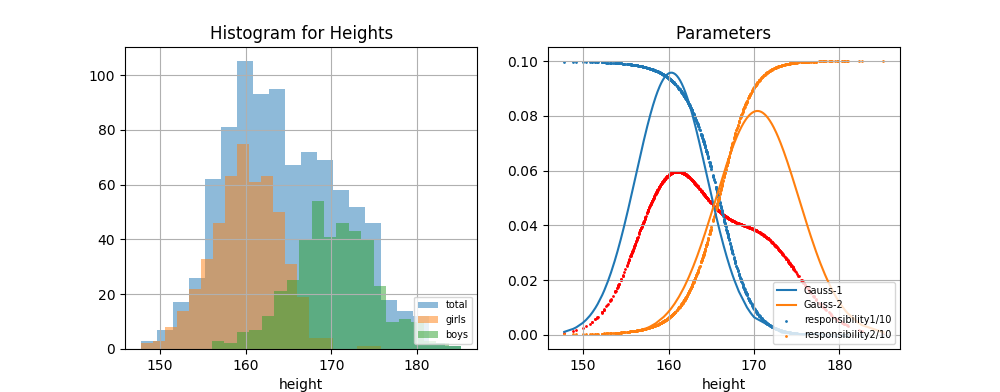

Recreate this plot in Python.
# !/usr/bin/python
# -*- coding:utf-8 -*-

import numpy as np
from scipy.stats import multivariate_normal
from scipy.stats import norm
from sklearn.mixture import GaussianMixture
from mpl_toolkits.mplot3d import Axes3D
import matplotlib as mpl
import matplotlib.pyplot as plt
from sklearn.metrics.pairwise import pairwise_distances_argmin
import pandas as pd
#mpl.rcParams['font.sans-serif'] = [u'SimHei']
#mpl.rcParams['axes.unicode_minus'] = False

#%%
def visdata(g,b,h):
    global gga,bga,g1,g2,u1,u2,sigma1,sigma2
    
    fig = plt.figure(figsize=(10,4))
    ax = fig.add_subplot(121)
    # plot the ground true data distributions
    ax.hist(h,bins=20,alpha=0.5,label='total')
    ax.hist(g,bins=20,alpha=0.5,label='girls')
    ax.hist(b,bins=20,alpha=0.5,label='boys')
    ax.set_xlabel("height")
    ax.set_title('Histogram for Heights')
    ax.legend(loc='lower right',fontsize=7)
    ax.grid()
    
    ax = fig.add_subplot(122)
    # plot two gauss distributions
    ax.plot(np.sort(g),norm.pdf(np.sort(g),u1,sigma1),label='Gauss-1')
    ax.plot(np.sort(b),norm.pdf(np.sort(b),u2,sigma2),label='Gauss-2')
    # plot the mixture gaussian distributions
    ax.scatter(np.sort(g),g1*norm.pdf(np.sort(g),u1,sigma1)+g2*norm.pdf(np.sort(g),u2,sigma2),c='r',s=1)
    ax.scatter(np.sort(b),g1*norm.pdf(np.sort(b),u1,sigma1)+g2*norm.pdf(np.sort(b),u2,sigma2),c='r',s=1)
    # plot sample weight for Gauss 1 and 2
    ax.scatter(h,gga/10,s=1,label='responsibility1/10')
    ax.scatter(h,bga/10,s=1,label='responsibility2/10')
    ax.set_xlabel("height")
    ax.set_title('Parameters')
    ax.legend(loc='lower right',fontsize=7)
    ax.grid()

    
def averageWeight(height_,ggamma_,gn_):
    return sum(height_*ggamma_)/gn_

def varianceWeight(height_,ggamma_,gmu_,gn_):
    return np.sqrt(sum(ggamma_*(height_-gmu_)**2)/gn_)

def gauss(x_,gmu_,gsigma_):
    return 1.0/(np.sqrt(2*np.pi)*gsigma_)*np.exp(-(x_-gmu_)**2/(2*(gsigma_)**2))
    
#%%
girl_num = 500
boy_num = 400
girl_mean = 160
boy_mean = 170
girl_std = 4
boy_std = 5

np.random.seed(1)
boy_hight = np.random.normal(size = boy_num) * boy_std + boy_mean
girl_hight = np.random.normal(size = girl_num) * girl_std + girl_mean
height = np.concatenate((boy_hight,girl_hight)).reshape(-1,1)
  
 
#%%
N = len(height)
gp = 0.5 # girl probability
bp = 0.5 # boy probability
gmu, gsigma = min(height),4
bmu, bsigma = max(height),5
#    ggamma = range(N)
#    bgamma = range(N)
ggamma = np.ones((N,1))
bgamma = np.ones((N,1))
cur = [gp,bp,gmu,gsigma,bmu,bsigma]
now = []

#%%
times = 0

while times<100:
    i = 0
    for x in height:
        ggamma[i] = gp*gauss(x,gmu,gsigma) #probability-sample i belongs to girl
        bgamma[i] = bp*gauss(x,bmu,bsigma) #probability-sample i belongs to boy
        s = ggamma[i]+bgamma[i]
        ggamma[i]/=s
        bgamma[i]/=s
        i = i+1
        
    gn = sum(ggamma)
    gp = float(gn)/float(N)
        
    bn = sum(bgamma)
    bp = float(bn)/float(N)
    
    gmu = averageWeight(height,ggamma,gn)
    gsigma = varianceWeight(height,ggamma,gmu,gn)
    
    bmu = averageWeight(height,bgamma,bn)
    bsigma = varianceWeight(height,bgamma,bmu,bn)
    
    now = [gp,bp,gmu,gsigma,bmu,bsigma]
    
#        if isSame(cur,now):
#            break
    cur = now
    times +=1
print('Girl average Height:%f'%gmu)
print('Boy  average Height:%f'%bmu)
print('Girl Height Var:%f'%gsigma)
print('Boy  Height Var:%f'%bsigma)
#%%

global gga,bga,g1,g2,u1,u2,sigma1,sigma2
gga = ggamma
bga = bgamma
g1 = gp
g2 = bp
u1 = gmu
u2 = bmu
sigma1 = gsigma
sigma2 = bsigma
#%%
visdata(girl_hight,boy_hight,height)
#%%
#g = GaussianMixture(n_components=2, covariance_type='full', tol=1e-9, max_iter=500)
#g.fit(height)
#print ('类别概率:\t', g.weights_[0])
#print ('均值:\n', g.means_, '\n')
#print ('方差:\n', g.covariances_, '\n')
